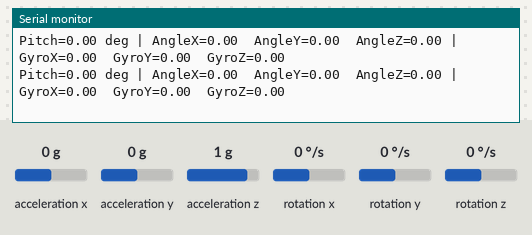
Recording of a sketch running on a simulated ESP32. On the bench: the last lines printed to the serial monitor. The inputs (shaded band) are chosen by the test bench; at power-on: acceleration x 0 g, acceleration y 0 g, acceleration z 1 g, rotation x 0 °/s, rotation y 0 °/s, rotation z 0 °/s.

Above: at 6.3 s.
6.4 s: acceleration x set to -1.4 g
At 6.44 s:
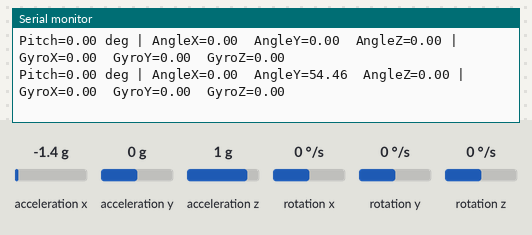
7.9 s: acceleration y set to -1.4 g
At 7.9 s:
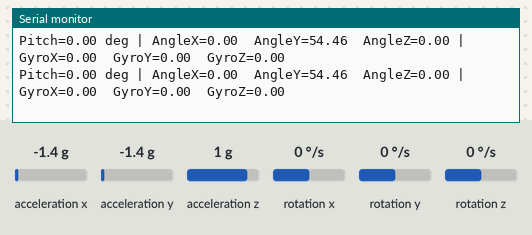
9.4 s: acceleration x set to 0 g
At 9.47 s:
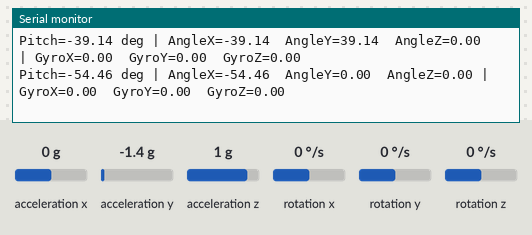
12.4 s: acceleration z set to -1.4 g
At 12.4 s:
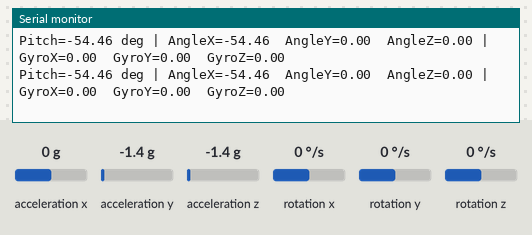
13.9 s: rotation x set to -192 °/s
At 13.97 s:
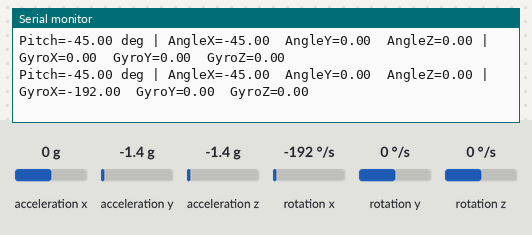
Timing chart, 0 to 16.4 s (numbered marks = the images above; inputs shaded):
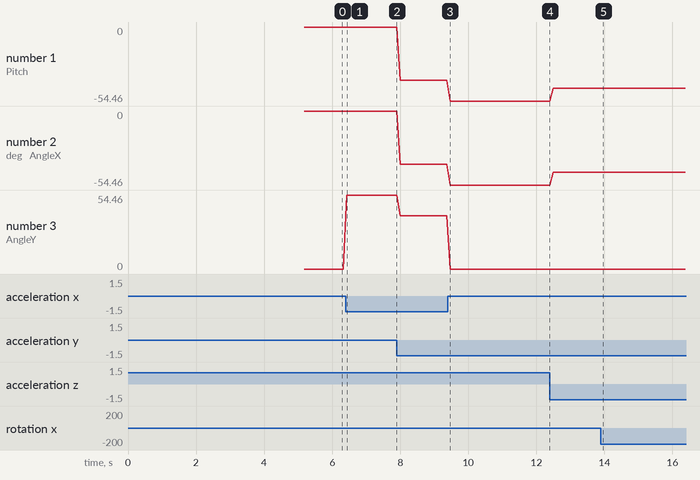

Measured:
- after the input at 6.4 s, the serial monitor: prints a new line at once (image 1)
- after the input at 9.4 s, the serial monitor: prints a new line after 0.07 s (image 3)
- after the input at 13.9 s, the serial monitor: prints a new line after 0.07 s (image 5)
- plotted number 1: 0 → -39.14 after the input at 7.9 s, -39.14 → -54.46 after the input at 9.4 s, -54.46 → -45 after the input at 12.4 s
- plotted number 2: 0 → -39.14 after the input at 7.9 s, -39.14 → -54.46 after the input at 9.4 s, -54.46 → -45 after the input at 12.4 s
- plotted number 3: 0 → 54.46 after the input at 6.4 s, 54.46 → 39.14 after the input at 7.9 s

The sketch:

imu_testing.ino
```cpp
#include <Wire.h>
#include <MPU6050_tockn.h>

MPU6050 mpu6050(Wire);

const int SDA_PIN = 36;
const int SCL_PIN = 35;

float angle_offset = 0.0;

void setup() {
  Serial.begin(115200);
  delay(1000);

  Wire.begin(SDA_PIN, SCL_PIN);
  Wire.setClock(400000);

  Serial.println("I2C + MPU6050 test");
  Serial.println("Expected MPU address: 0x68");

  mpu6050.begin();

  Serial.println("Calibrating gyro... keep sensor still");
  mpu6050.calcGyroOffsets(true);

  Serial.println("Settling...");
  for (int i = 0; i < 100; i++) {
    mpu6050.update();
    delay(10);
  }

  angle_offset = mpu6050.getAngleX();
  Serial.print("AngleX zero offset = ");
  Serial.println(angle_offset, 4);
}

void loop() {
  mpu6050.update();

  float angleX = mpu6050.getAngleX();
  float angleY = mpu6050.getAngleY();
  float angleZ = mpu6050.getAngleZ();

  float gyroX = mpu6050.getGyroX();
  float gyroY = mpu6050.getGyroY();
  float gyroZ = mpu6050.getGyroZ();

  float pitch = angleX - angle_offset;

  Serial.print("Pitch=");
  Serial.print(pitch, 2);
  Serial.print(" deg");

  Serial.print(" | AngleX=");
  Serial.print(angleX, 2);
  Serial.print("  AngleY=");
  Serial.print(angleY, 2);
  Serial.print("  AngleZ=");
  Serial.print(angleZ, 2);

  Serial.print(" | GyroX=");
  Serial.print(gyroX, 2);
  Serial.print("  GyroY=");
  Serial.print(gyroY, 2);
  Serial.print("  GyroZ=");
  Serial.println(gyroZ, 2);

  delay(100);
}
```
